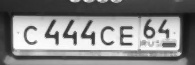
#> input picture num_images/number_image.jpg, 195 x 65 px, found by its file name
$ python -i searchNumber.py   (imports and definitions only)
#> lines starting #> are read from the running program, lines starting #| are printed output that depends on the picture
import cv2


def searchNumber(img):
#> called with img = 'num_images/number_image.jpg'
    carplate_img = cv2.imread("./img/"+img)
#> carplate_img is the input picture: shape (65, 195, 3); min 16, max 255, mean 133.1

    carplate_haar_cascade = cv2.CascadeClassifier("./haarcascade_russian_plate_number.xml")

    carplate_overlay = carplate_img.copy()
    carplate_rects = carplate_haar_cascade.detectMultiScale(carplate_overlay, scaleFactor=1.1, minNeighbors=3)
#> carplate_rects = [[18, 7, 159, 53]]

    if len(carplate_rects) == 0:
        return None

    max = 0
    rec = []
    for x, y, w, h in carplate_rects:
        if max < w * h:
            max = w * h
            rec = [x, y, w, h]
#> this loop made 1 pass
#> (x, y, w, h, max) on pass 1: (18, 7, 159, 53, 8427)
#> after the loop, max = 8427

    x, y, w, h = rec
#> x = 18; y = 7; w = 159; h = 53
    cv2.rectangle(carplate_overlay, (x, y), (x + w, y + h), (0, 0, 255), 5)
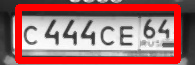
#> carplate_overlay: shape (65, 195, 3); mean B, G, R 108, 108, 167.3
    hsv = cv2.cvtColor(carplate_overlay, cv2.COLOR_RGB2HSV)
#> hsv: shape (65, 195, 3); mean H, S, V 27.9, 59.3, 167.3

    carplate_img_gray = cv2.cvtColor(carplate_img, cv2.COLOR_RGB2GRAY)
    sliceNumber = carplate_img_gray[y:y + h, x:x + w]
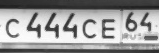
#> sliceNumber: shape (53, 159); min 30, max 255, mean 155

    sliceNumberBlur = cv2.medianBlur(sliceNumber, 3)


    cv2.imwrite("./num_images/number_" + img, sliceNumberBlur)

    return True

>>> result = searchNumber('num_images/number_image.jpg')
